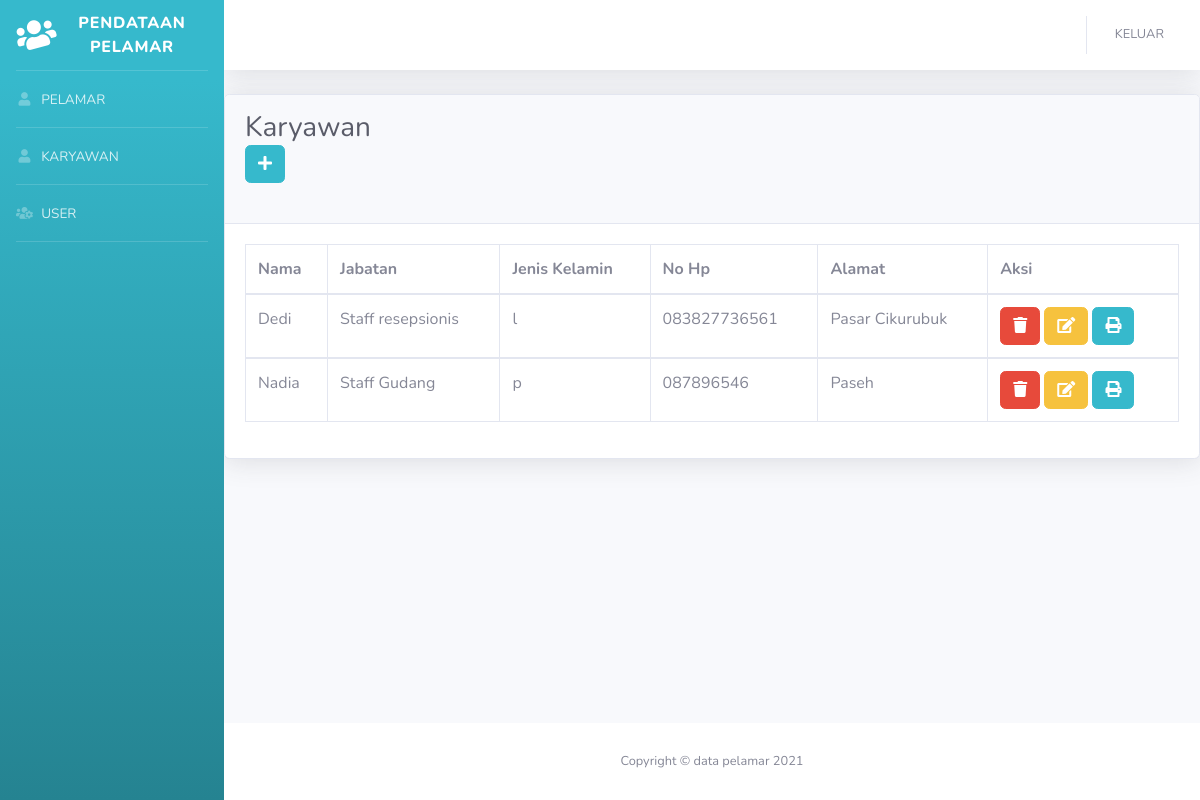
The app's page /index.php/karyawan with its own data.
### tables this page shows
CREATE TABLE `tbl_karyawan` (
  `nik` int(15) NOT NULL,
  `nama_karyawan` varchar(50) NOT NULL,
  `jabatan` varchar(50) NOT NULL,
  `jk` enum('p','l') NOT NULL,
  `no_hp` varchar(15) NOT NULL,
  `alamat` text NOT NULL
);

### application/controllers/Karyawan.php (called while the page is built, shortened)
<?php
class Karyawan extends CI_Controller {
    function __construct()
    {
        $this->load->model('Karyawan_model', 'km');
    }
    function index()
    {
        $data['karyawan'] = $this->km->karyawan();
        $this->load->view('template/header');
        $this->load->view('admin/karyawan', $data);
        $this->load->view('template/footer');
    }
}

### index.php (called while the page is built, shortened)
<?php
require_once BASEPATH.'core/CodeIgniter.php';

### application/models/Karyawan_model.php (called while the page is built, shortened)
<?php
class Karyawan_model extends CI_Model {
    function karyawan()
    {
        return $this->db->get('tbl_karyawan')->result();
    }
}

### application/views/admin/karyawan.php (the view)
<div class="card shadow mb-4">
           <div class="card-header py-3">
               <h4 class="h3 mb-4 text-gray-800">Karyawan
                <div class="table-responsive">
                <a href="<?= base_url('Karyawan/tambah')?>">
               <button class="btn btn-info btn-"><i class="fa fa-plus"></i></button>
                </a>
               </h4>
           </div>
           <div class="card-body">
               <div class="table-responsive">
                   <table class="table table-bordered" id="dataTable" width="100%" cellspacing="0">
                       <thead>
                           <tr>
                               <th>Nama</th>
                               <th>Jabatan</th>
                               <th>Jenis Kelamin</th>
                               <th>No Hp</th>
                               <th>Alamat</th>
                               <th>Aksi</th>
                           </tr>
                       </thead>
                      <?php
                      foreach($karyawan as $km):
                      ?>
                       <tbody>
                           <td><?= $km->nama_karyawan ?></td>
                           <td><?= $km->jabatan ?></td>
                           <td><?= $km->jk ?></td>
                           <td><?= $km->no_hp ?></td>
                           <td><?= $km->alamat?></td>
                           <td>
                           <a href="<?= base_url('Karyawan/hapus_k/'.$km->nik)?>">
                           <button class="btn btn-danger btn-"><i class="fa fa-trash"></i></button>
                           </a>
                           <a href="<?= base_url('Karyawan/edit_k/'.$km->nik)?>">
                           <button class="btn btn-warning btn-"><i class="fa fa-edit"></i></button>
                           </a>
                           <a href="<?=base_url("Karyawan/print_karyawan/".$km->nik)?>" class="btn btn-info btn-"><i class="fa fa-print"></i></a>
                           </td>
                       </tbody>
                       <?php
                       endforeach;
                       ?>
                   </table>
               </div>
           </div>
       </div>
   </div>

### records on screen
tbl_karyawan: nama_karyawan "Dedi", jabatan "Staff resepsionis", jk "l", no_hp "083827736561", alamat "Pasar Cikurubuk"
tbl_karyawan: nama_karyawan "Nadia", jabatan "Staff Gudang", jk "p", no_hp "087896546", alamat "Paseh"
